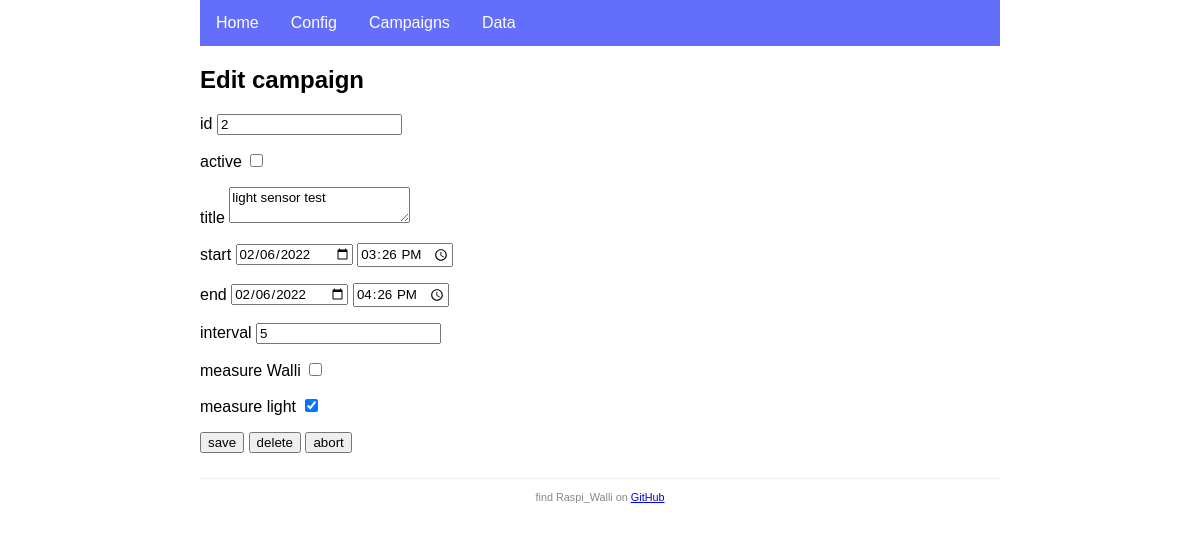
Page /campaigns/edit/2/ on the committed database.
### app.py (models this page shows, shortened)
class Campaign(db.Model):
    id = db.Column(db.Integer, primary_key=True)
    title = db.Column(db.String(120), nullable=False)
    is_active = db.Column(db.Boolean, default=True)
    start = db.Column(db.DateTime, nullable=False)
    end = db.Column(db.DateTime, nullable=False)
    previous = db.Column(db.DateTime)
    interval = db.Column(db.Interval, nullable=False)
    measure_walli = db.Column(db.Boolean, default=True)
    measure_light = db.Column(db.Boolean, default=True)
    walli_stats = db.relationship('WalliStat', backref='campaign', lazy=True, cascade="all, delete")
    lux_values = db.relationship('LuxValue', backref='campaign', lazy=True, cascade="all, delete")

### app.py (the view, shortened to what this page needs)
@app.route('/campaigns/edit/', methods=['GET', 'POST'], defaults={"id": None})
@app.route('/campaigns/edit/<id>/', methods=['GET', 'POST'])
def edit(id=None):
    if request.method == "GET":
        form = CampaignForm()
        if id is not None:
            cmp = db.session.query(Campaign).get(id)
            form.populate(cmp)
        return render_template('edit.html', form=form)
    else:
        logger.warning(f"Unsupported request.method '{request.method}'!")

### app.py (called while the page is built)
    def populate(self, cpn):
        self.id.data = cpn.id
        self.title.data = cpn.title
        self.active.data = cpn.is_active
        self.start_date.data = cpn.start.date()
        self.start_time.data = cpn.start.time()
        self.end_date.data = cpn.end.date()
        self.end_time.data = cpn.end.time()
        self.interval.data = int(cpn.interval / dt.timedelta(seconds=1))
        self.measure_walli.data = cpn.measure_walli
        self.measure_light.data = cpn.measure_light

### templates/edit.html (shortened to what this page needs)
{% extends 'base.html' %}
{% block content %}
<h2>Edit campaign</h2>
<form method="POST" action="" onSubmit="return confirm('Are you sure you wish commit the changes to the database? \nIn case of delete, associated data will be deleted as well!');">
    <p>id {{ form.id }}</p>
    <p>active {{ form.active }}</p>
    <p>title {{ form.title }}</p>
    <p>start {{ form.start_date}} {{ form.start_time}}</p>
    <p>end {{ form.end_date}} {{ form.end_time}}</p>
    <p title="interval in seconds">interval {{ form.interval }}</p>
    <p>measure Walli {{ form.measure_walli }}</p>
    <p>measure light {{ form.measure_light }}</p>
    <p>
        <input type="submit" name="todo" value="save">
        <input type="submit" name="todo" value="delete">
        <a href={{ url_for("campaigns") }} title="go back without changes">
            <button type="button">abort</button>
        </a>
    </p>
</form>
{% endblock %}

### static/style.css (style rules this page uses)
* { font-family: Arial, Helvetica, sans-serif; }
body { margin: auto; width: 800px; }

### rows in the picture
Campaign: id "2", title "light sensor test", interval "5", measure_light "☑"
